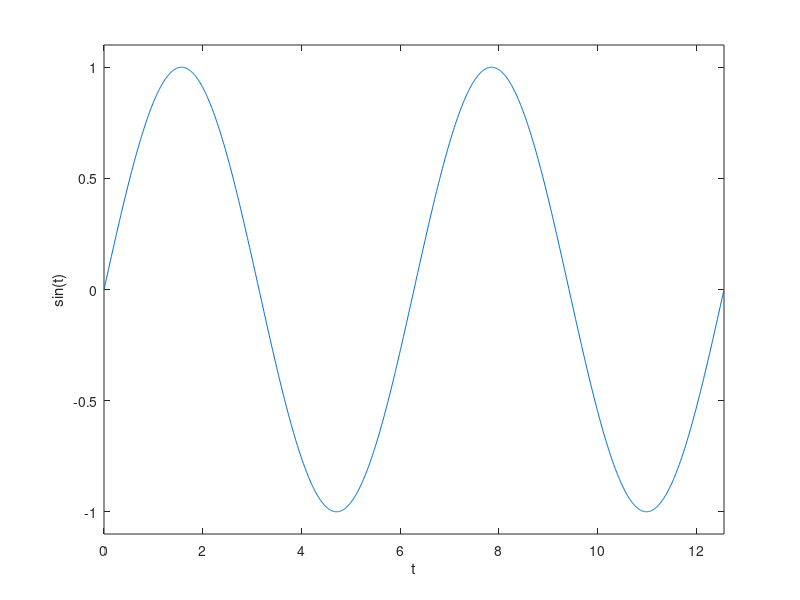

Here is the MATLAB script that generated this plot:
%% Basic script to plot a sine curve

figure()

t = 0:0.01:4*pi;

plot(t, sin(t))
axis([0 4*pi -1.1 1.1])
xlabel('t')
ylabel('sin(t)')
